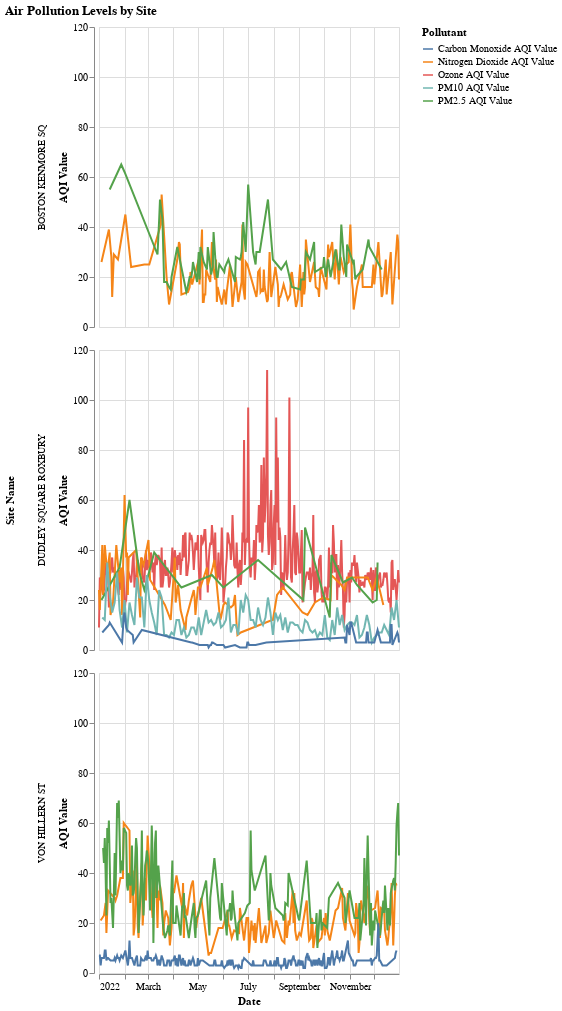

The code cell stored with this chart in its notebook:
### Code cell
# Create the Altair chart
chart_airpolution_by_site = alt.Chart(melted_df).mark_line().encode(
    x='Date:T',
    y='AQI Value:Q',
    color='Pollutant:N',
    row='Site Name:N'
).properties(
    title='Air Pollution Levels by Site'
)

chart_airpolution_by_site

### Figure 1 — Vega-Lite specification as saved in the notebook (floating-point values rounded to 4 significant figures; data arrays with more than 128 entries replaced by an {"elided": "..."} marker saying what was removed)
{"config": {"view": {"continuousWidth": 300, "continuousHeight": 300}}, "data": {"name": "data-60b3bcb564309bbe8a987fcefbe81bc2"}, "mark": {"type": "line"}, "encoding": {"color": {"field": "Pollutant", "type": "nominal"}, "row": {"field": "Site Name", "type": "nominal"}, "x": {"field": "Date", "type": "temporal"}, "y": {"field": "AQI Value", "type": "quantitative"}}, "title": "Air Pollution Levels by Site", "$schema": "https://vega.github.io/schema/vega-lite/v5.8.0.json", "datasets": {"data-60b3bcb564309bbe8a987fcefbe81bc2": {"elided": "1472 records"}}}
